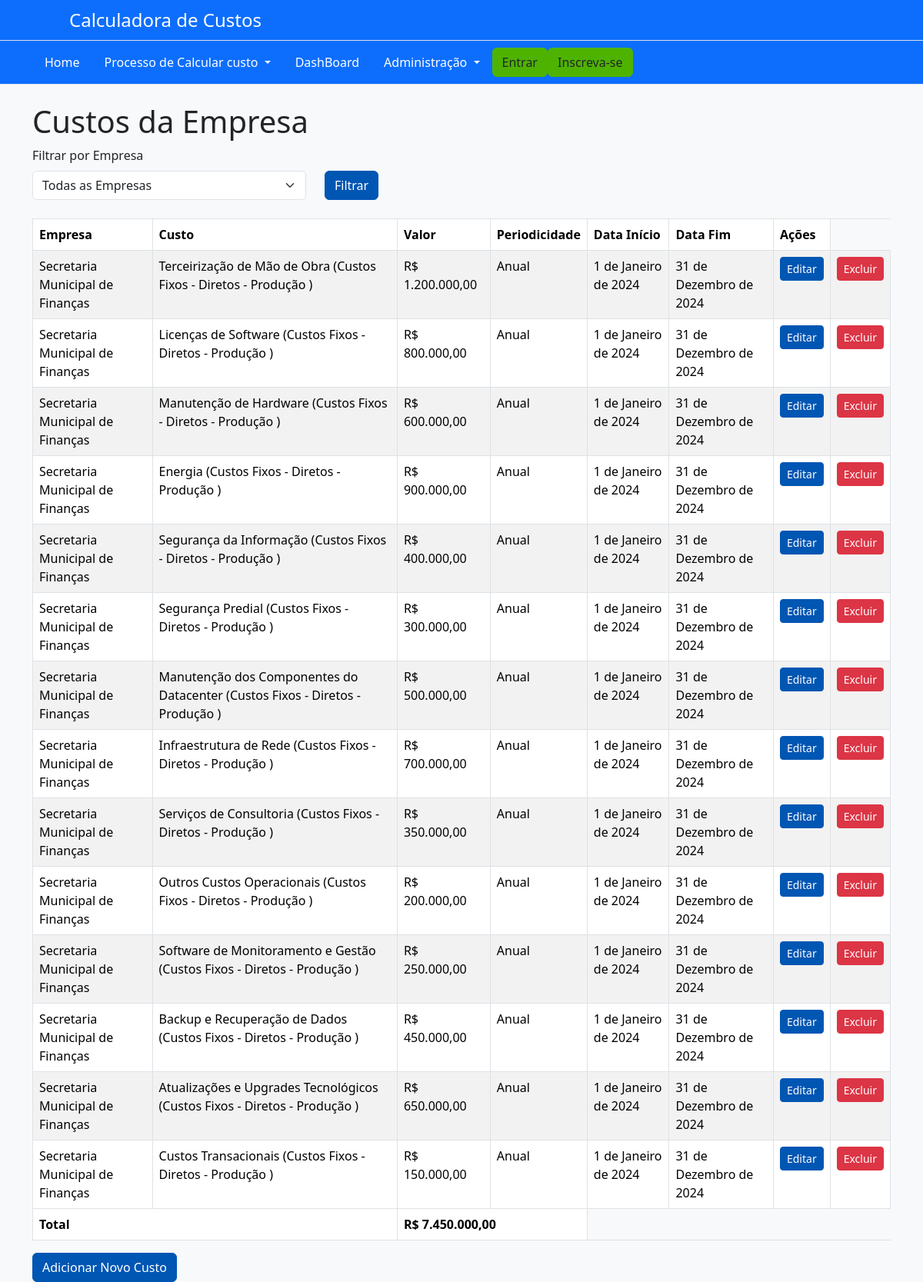
The page /listarempresacusto/ on the database its author committed.
### AppCalculadora/models.py (models this page shows, shortened)
class EmpresaCusto(models.Model):
    empresa = models.ForeignKey(Empresa, on_delete=models.RESTRICT, related_name="empresa_custos")
    custo = models.ForeignKey(Custo, on_delete=models.RESTRICT)
    valor = models.DecimalField(max_digits=12, decimal_places=2)
    periodicidade = models.CharField(default="anual", max_length=255, choices=[('mensal', 'Mensal'), ('anual', 'Anual')])
    data_inicio = models.DateField(default=datetime.date.today)
    data_fim = models.DateField(null=True, blank=True)

class Empresa(models.Model):
    nome = models.CharField(max_length=255)
    endereco = models.CharField(max_length=255)
    telefone = models.CharField(max_length=20)
    email = models.EmailField(max_length=255)
    website = models.CharField(max_length=255)

class Custo(models.Model):
    descricao = models.CharField(max_length=255)
    tipo_custo = models.ForeignKey(TipoCusto, on_delete=models.CASCADE, related_name="custos", default=1)
    funcao_custo = models.ForeignKey(FuncaoCusto, on_delete=models.CASCADE, related_name="custos", default=1)
    comportamento_custo = models.ForeignKey(ComportamentoCusto, on_delete=models.CASCADE, related_name="custos", default=1)  # assumindo que existe um ComportamentoCusto com ID 1

class ComportamentoCusto(models.Model):
    nome = models.CharField(max_length=255)
    exemplos = models.TextField()

class TipoCusto(models.Model):
    nome = models.CharField(max_length=255, help_text="Nome do tipo de custo (ex: Pessoal, Energia, Licenças)")
    descricao = models.TextField(help_text="Descrição do tipo de custo")

class FuncaoCusto(models.Model):
    nome = models.CharField(max_length=255)
    exemplos = models.TextField()

### AppCalculadora/views.py (the view)
# urls.py: path('listarempresacusto/', views.listar_empresa_custo, name='listarEmpresaCusto'),
def listar_empresa_custo(request):
    empresa_id = request.GET.get('empresa')
    if empresa_id:
        empresacustos = EmpresaCusto.objects.filter(empresa_id=empresa_id)
    else:
        empresacustos = EmpresaCusto.objects.all()
    empresas = Empresa.objects.all()
    return render(request, 'empresacusto/listar_empresa_custo.html', {
        'empresacustos': empresacustos,
        'empresas': empresas,
    })

### AppCalculadora/templatetags/form_tags.py (called while the page is built)
@register.filter(name='sum')
def sum_values(queryset, field):
    return sum(getattr(item, field) for item in queryset)

@register.filter(name='currency')
def currency(value):
    return f'R$ {value:,.2f}'.replace(',', 'X').replace('.', ',').replace('X', '.')

### AppCalculadora/templates/empresacusto/listar_empresa_custo.html (shortened to what this page needs)
{% extends 'base.html' %}
{% load form_tags %}
{% block content %}
<div class="container mt-4">
    <h1 class="page-title">Custos da Empresa</h1>
    <form method="get" class="mb-4">
        <div class="row">
            <div class="col-md-4">
                <label for="empresa" class="form-label">Filtrar por Empresa</label>
                <select id="empresa" name="empresa" class="form-select">
                    <option value="">Todas as Empresas</option>
                </select>
            </div>
            <div class="col-md-4 d-flex align-items-end">
                <button type="submit" class="btn btn-primary">Filtrar</button>
            </div>
        </div>
    </form>
    <table class="table table-striped table-bordered">
        <thead class="thead-dark">
            <tr>
                <th>Empresa</th>
                <th>Custo</th>
                <th>Valor</th>
                <th>Periodicidade</th>
                <th>Data Início</th>
                <th>Data Fim</th>
                <th>Ações</th>
            </tr>
        </thead>
        <tbody>
            {% for empresacusto in empresacustos %}
            <tr>
                <td>{{ empresacusto.empresa.nome }}</td>
                <td>{{ empresacusto.custo.descricao }} ({{ empresacusto.custo.comportamento_custo.nome }} - {{ empresacusto.custo.tipo_custo.nome }} - {{ empresacusto.custo.funcao_custo.nome }} )</td>
                <td style="width: auto; font-size: 10 px;">{{ empresacusto.valor|currency }}</td>
                <td>{{ empresacusto.get_periodicidade_display }}</td>
                <td>{{ empresacusto.data_inicio }}</td>
                <td>{{ empresacusto.data_fim }}</td>
                <td>
                    <a href="{% url 'editarEmpresaCusto' empresacusto.pk %}" class="btn btn-primary btn-sm">Editar</a>
                </td>
                <td>
                    <a href="{% url 'excluirEmpresaCusto' empresacusto.pk %}" class="btn btn-danger btn-sm">Excluir</a>
                </td>
            </tr>
            {% endfor %}
        </tbody>
        <tfoot>
            <tr>
                <td colspan="2"><strong>Total</strong></td>
                <td colspan="2"><strong>{{ empresacustos|sum:'valor'|currency }}</strong></td>
            </tr>
        </tfoot>
    </table>
    <a href="{% url 'cadastrarEmpresaCusto' %}" class="btn btn-primary">Adicionar Novo Custo</a>
</div>
{% endblock %}

### AppCalculadora/static/css/custom.css (style rules this page uses)
body { background-color: #f8f9fa; color: #212529; }
.btn-primary { background-color: #0056b3; border-color: #0056b3; }

### rows shown on the page
EmpresaCusto: empresa.nome "Secretaria Municipal de Finanças", custo.descricao "Terceirização de Mão de Obra", custo.comportamento_custo.nome "Custos Fixos", custo.tipo_custo.nome "Diretos", custo.funcao_custo.nome "Produção", valor "R$ 1.200.000,00", periodicidade "Anual", data_inicio "1 de Janeiro de 2024", data_fim "31 de Dezembro de 2024"
EmpresaCusto: empresa.nome "Secretaria Municipal de Finanças", custo.descricao "Licenças de Software", custo.comportamento_custo.nome "Custos Fixos", custo.tipo_custo.nome "Diretos", custo.funcao_custo.nome "Produção", valor "R$ 800.000,00", periodicidade "Anual", data_inicio "1 de Janeiro de 2024", data_fim "31 de Dezembro de 2024"
EmpresaCusto: empresa.nome "Secretaria Municipal de Finanças", custo.descricao "Manutenção de Hardware", custo.comportamento_custo.nome "Custos Fixos", custo.tipo_custo.nome "Diretos", custo.funcao_custo.nome "Produção", valor "R$ 600.000,00", periodicidade "Anual", data_inicio "1 de Janeiro de 2024", data_fim "31 de Dezembro de 2024"
EmpresaCusto: empresa.nome "Secretaria Municipal de Finanças", custo.descricao "Energia", custo.comportamento_custo.nome "Custos Fixos", custo.tipo_custo.nome "Diretos", custo.funcao_custo.nome "Produção", valor "R$ 900.000,00", periodicidade "Anual", data_inicio "1 de Janeiro de 2024", data_fim "31 de Dezembro de 2024"
EmpresaCusto: empresa.nome "Secretaria Municipal de Finanças", custo.descricao "Segurança da Informação", custo.comportamento_custo.nome "Custos Fixos", custo.tipo_custo.nome "Diretos", custo.funcao_custo.nome "Produção", valor "R$ 400.000,00", periodicidade "Anual", data_inicio "1 de Janeiro de 2024", data_fim "31 de Dezembro de 2024"
EmpresaCusto: empresa.nome "Secretaria Municipal de Finanças", custo.descricao "Segurança Predial", custo.comportamento_custo.nome "Custos Fixos", custo.tipo_custo.nome "Diretos", custo.funcao_custo.nome "Produção", valor "R$ 300.000,00", periodicidade "Anual", data_inicio "1 de Janeiro de 2024", data_fim "31 de Dezembro de 2024"
EmpresaCusto: empresa.nome "Secretaria Municipal de Finanças", custo.descricao "Manutenção dos Componentes do Datacenter", custo.comportamento_custo.nome "Custos Fixos", custo.tipo_custo.nome "Diretos", custo.funcao_custo.nome "Produção", valor "R$ 500.000,00", periodicidade "Anual", data_inicio "1 de Janeiro de 2024", data_fim "31 de Dezembro de 2024"
EmpresaCusto: empresa.nome "Secretaria Municipal de Finanças", custo.descricao "Infraestrutura de Rede", custo.comportamento_custo.nome "Custos Fixos", custo.tipo_custo.nome "Diretos", custo.funcao_custo.nome "Produção", valor "R$ 700.000,00", periodicidade "Anual", data_inicio "1 de Janeiro de 2024", data_fim "31 de Dezembro de 2024"
EmpresaCusto: empresa.nome "Secretaria Municipal de Finanças", custo.descricao "Serviços de Consultoria", custo.comportamento_custo.nome "Custos Fixos", custo.tipo_custo.nome "Diretos", custo.funcao_custo.nome "Produção", valor "R$ 350.000,00", periodicidade "Anual", data_inicio "1 de Janeiro de 2024", data_fim "31 de Dezembro de 2024"
EmpresaCusto: empresa.nome "Secretaria Municipal de Finanças", custo.descricao "Outros Custos Operacionais", custo.comportamento_custo.nome "Custos Fixos", custo.tipo_custo.nome "Diretos", custo.funcao_custo.nome "Produção", valor "R$ 200.000,00", periodicidade "Anual", data_inicio "1 de Janeiro de 2024", data_fim "31 de Dezembro de 2024"
EmpresaCusto: empresa.nome "Secretaria Municipal de Finanças", custo.descricao "Software de Monitoramento e Gestão", custo.comportamento_custo.nome "Custos Fixos", custo.tipo_custo.nome "Diretos", custo.funcao_custo.nome "Produção", valor "R$ 250.000,00", periodicidade "Anual", data_inicio "1 de Janeiro de 2024", data_fim "31 de Dezembro de 2024"
EmpresaCusto: empresa.nome "Secretaria Municipal de Finanças", custo.descricao "Backup e Recuperação de Dados", custo.comportamento_custo.nome "Custos Fixos", custo.tipo_custo.nome "Diretos", custo.funcao_custo.nome "Produção", valor "R$ 450.000,00", periodicidade "Anual", data_inicio "1 de Janeiro de 2024", data_fim "31 de Dezembro de 2024"
EmpresaCusto: empresa.nome "Secretaria Municipal de Finanças", custo.descricao "Atualizações e Upgrades Tecnológicos", custo.comportamento_custo.nome "Custos Fixos", custo.tipo_custo.nome "Diretos", custo.funcao_custo.nome "Produção", valor "R$ 650.000,00", periodicidade "Anual", data_inicio "1 de Janeiro de 2024", data_fim "31 de Dezembro de 2024"
EmpresaCusto: empresa.nome "Secretaria Municipal de Finanças", custo.descricao "Custos Transacionais", custo.comportamento_custo.nome "Custos Fixos", custo.tipo_custo.nome "Diretos", custo.funcao_custo.nome "Produção", valor "R$ 150.000,00", periodicidade "Anual", data_inicio "1 de Janeiro de 2024", data_fim "31 de Dezembro de 2024"

### other values the page prints
{{ empresacustos|sum:'valor'|currency }} "R$ 7.450.000,00"
